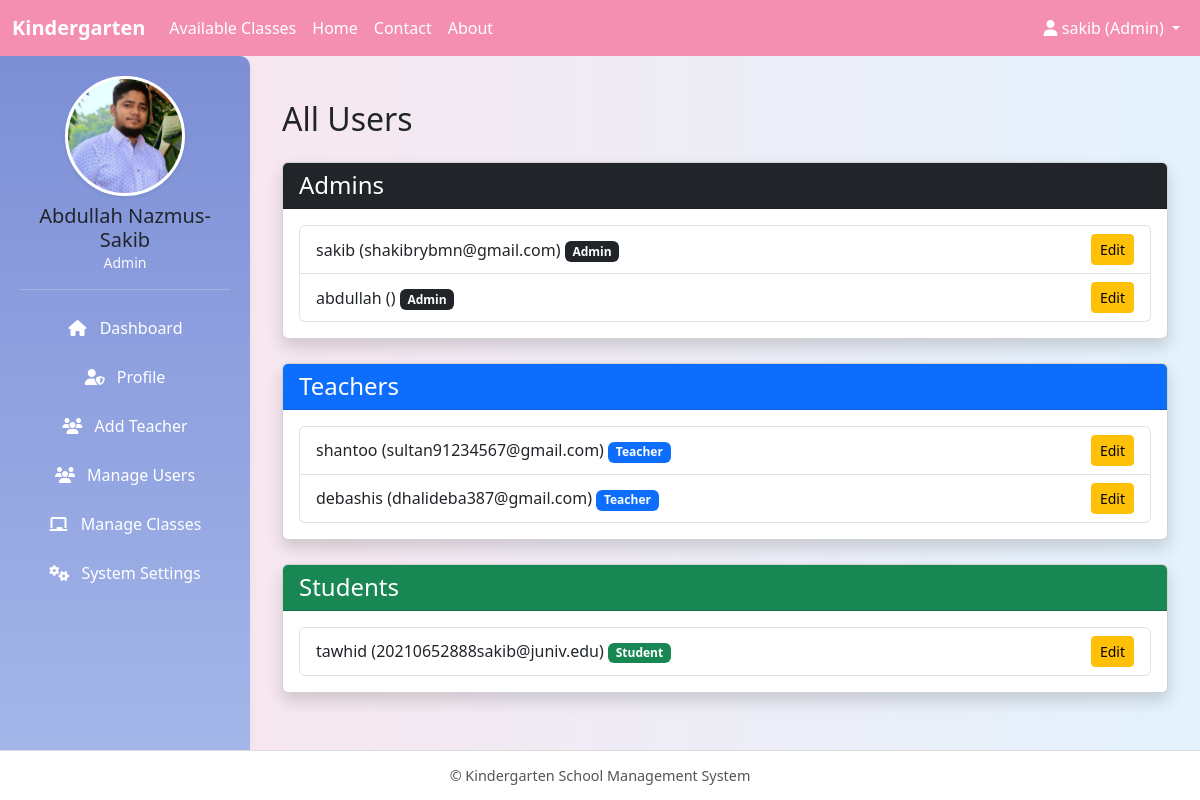
Page /manage_users_by_admin/ (signed in) on the earlier database version.
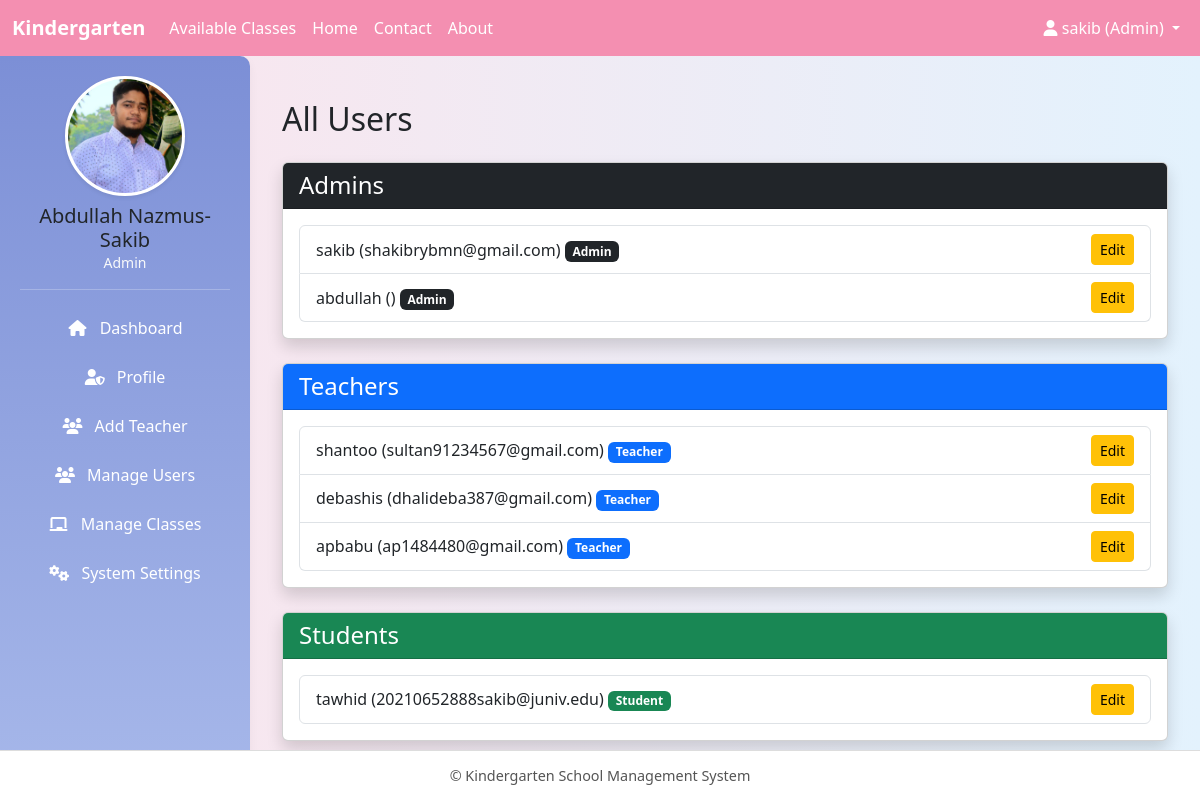
Same page on the later database version.
### core/models.py (models this page shows, shortened)
class User(AbstractUser):
    ROLE_CHOICES = (
        ("admin", "Admin"),
        ("teacher", "Teacher"),
        ("student", "Student"),
    )
    role = models.CharField(max_length=10, choices=ROLE_CHOICES)

class AdminProfile(models.Model):
    user = models.OneToOneField(User, on_delete=models.CASCADE, related_name='admin_profile')
    full_name = models.CharField(max_length=128, blank=True)
    designation = models.CharField(max_length=64, blank=True)
    office_email = models.EmailField(blank=True)
    date_of_birth = models.DateField(null=True, blank=True)
    joining_date = models.DateField(null=True, blank=True)
    national_id = models.CharField(max_length=32, blank=True)
    address = models.TextField(blank=True)
    phone = models.CharField(max_length=24, blank=True)
    emergency_contact = models.CharField(max_length=24, blank=True)
    photo = models.ImageField(upload_to='admin_photos/', blank=True, null=True)
    bio = models.TextField(blank=True)
    skills = models.TextField(blank=True)
    experience = models.TextField(blank=True)
    education = models.TextField(blank=True)
    languages = models.TextField(blank=True)
    hobbies = models.TextField(blank=True)
    social_media = models.TextField(blank=True)
    achievements = models.TextField(blank=True)
    certifications = models.TextField(blank=True)
    interests = models.TextField(blank=True)
    notes = models.TextField(blank=True)
    is_active = models.BooleanField(default=True)
    created_at = models.DateTimeField(auto_now_add=True, null=True)
    last_updated = models.DateTimeField(auto_now=True)

### core/views.py (the view)
# urls.py: path("manage_users_by_admin/", views.manage_users_by_admin, name="manage_users_by_admin"),
@login_required
def manage_users_by_admin(request):
    if request.user.role != "admin":   # ✅ only admins allowed
        messages.error(request, "Permission denied.")
        return redirect("dashboard")
    admins = User.objects.filter(role="admin")
    teachers = User.objects.filter(role="teacher")
    students = User.objects.filter(role="student")
    return render(request, "admin/manage_users.html", {
        "admins": admins,
        "teachers": teachers,
        "students": students,
    })

### core/templates/admin/manage_users.html (shortened to what this page needs)
{% extends "base.html" %}
{% block content %}
<div class="container mt-4">
    <h2 class="mb-4">All Users</h2>
    <div class="card mb-4 shadow">
        <div class="card-header bg-dark text-white">
            <h4 class="mb-0">Admins</h4>
        </div>
        <div class="card-body">
            {% if admins %}
                <ul class="list-group">
                    {% for user in admins %}
                        <li class="list-group-item d-flex justify-content-between align-items-center">
                            <div>
                                {{ user.username }} ({{ user.email }})
                                <span class="badge bg-dark">Admin</span>
                            </div>
                            <a href="{% url 'edit_user_by_admin' user.id %}" class="btn btn-sm btn-warning">Edit</a>
                        </li>
                    {% endfor %}
                </ul>
            {% else %}
                <p class="text-muted">No admins found.</p>
            {% endif %}
        </div>
    </div>
    <div class="card mb-4 shadow">
        <div class="card-header bg-primary text-white">
            <h4 class="mb-0">Teachers</h4>
        </div>
        <div class="card-body">
            {% if teachers %}
                <ul class="list-group">
                    {% for user in teachers %}
                        <li class="list-group-item d-flex justify-content-between align-items-center">
                            <div>
                                {{ user.username }} ({{ user.email }})
                                <span class="badge bg-primary">Teacher</span>
                            </div>
                            <a href="{% url 'edit_user_by_admin' user.id %}" class="btn btn-sm btn-warning">Edit</a>
                        </li>
                    {% endfor %}
                </ul>
            {% else %}
                <p class="text-muted">No teachers found.</p>
            {% endif %}
        </div>
    </div>
    <div class="card shadow">
        <div class="card-header bg-success text-white">
            <h4 class="mb-0">Students</h4>
        </div>
        <div class="card-body">
            {% if students %}
                <ul class="list-group">
                    {% for user in students %}
                        <li class="list-group-item d-flex justify-content-between align-items-center">
                            <div>
                                {{ user.username }} ({{ user.email }})
                                <span class="badge bg-success">Student</span>
                            </div>
                            <a href="{% url 'edit_user_by_admin' user.id %}" class="btn btn-sm btn-warning">Edit</a>
                        </li>
                    {% endfor %}
                </ul>
            {% else %}
                <p class="text-muted">No students found.</p>
            {% endif %}
        </div>
    </div>
</div>
{% endblock %}

### core/templates/base.html (shortened to what this page needs)
<!DOCTYPE html>
<html lang="en">
<head>
  <link href="https://cdn.jsdelivr.net/npm/bootstrap@5.3.0/dist/css/bootstrap.min.css" rel="stylesheet"/>
  <link rel="stylesheet" href="https://cdnjs.cloudflare.com/ajax/libs/font-awesome/6.4.0/css/all.min.css"/>
</head>
<body>
  <nav class="navbar navbar-expand-sm">
    <div class="container-fluid">
      <a class="navbar-brand" href="#">Kindergarten</a>
      <div class="collapse navbar-collapse" id="navbarContent">
        <ul class="navbar-nav me-auto">
          <li class="nav-item"><a class="nav-link" href="{% url 'available_classes' %}">Available Classes</a></li>
          <li class="nav-item"><a class="nav-link" href="{% url 'homepage' %}">Home</a></li>
          <li class="nav-item"><a class="nav-link" href="{% url 'contact' %}">Contact</a></li>
          <li class="nav-item"><a class="nav-link" href="{% url 'about' %}">About</a></li>
        </ul>
        <ul class="navbar-nav">
          <li class="nav-item dropdown">
            <a class="nav-link dropdown-toggle" href="#" id="userDropdown" role="button" data-bs-toggle="dropdown">
              <i class="fas fa-user"></i>
              {% if request.user.is_authenticated %}
                {{ request.user.username }} ({{ request.user.role|title }})
              {% else %}
                Account
              {% endif %}
            </a>
          </li>
        </ul>
      </div>
    </div>
  </nav>
  {% if request.user.is_authenticated %}
  <div class="sidebar text-center">
    {% if request.user.role == "student" %}
      {% if request.user.student_profile.photo %}
        <img src="{{ request.user.student_profile.photo.url }}" alt="Profile Picture" class="profile_pic shadow-sm" />
      {% else %}
        <img src="https://via.placeholder.com/120" alt="Profile Picture" class="profile_pic shadow-sm" />
      {% endif %}
    {% elif request.user.role == "teacher" %}
      {% if request.user.teacher_profile.photo %}
        <img src="{{ request.user.teacher_profile.photo.url }}" alt="Profile Picture" class="profile_pic shadow-sm" />
      {% else %}
        <img src="https://via.placeholder.com/120" alt="Profile Picture" class="profile_pic shadow-sm" />
      {% endif %}
    {% elif request.user.role == "admin" %}
      {% if request.user.admin_profile.photo %}
        <img src="{{ request.user.admin_profile.photo.url }}" alt="Profile Picture" class="profile_pic shadow-sm" />
      {% else %}
        <img src="https://via.placeholder.com/120" alt="Profile Picture" class="profile_pic shadow-sm" />
      {% endif %}
    {% endif %}
    <h5 class="mt-2 mb-0">{{ request.user.get_full_name|default:request.user.username }}</h5>
    <p class="text-light small mb-3">{{ request.user.role|title }}</p>
    <hr class="border-light">
    {% if request.user.role == "student" %}
      <a href="{% url 'dashboard' %}"><i class="fas fa-home me-2"></i> Dashboard</a>
      <a href="{% url 'student_profile' %}"><i class="fas fa-user me-2"></i> Profile</a>
      <a href="#"><i class="fas fa-tasks me-2"></i> My Tasks</a>
      <a href="#"><i class="fas fa-calendar-check me-2"></i> Attendance</a>
      <a href="#"><i class="fas fa-file-alt me-2"></i> Reports</a>
      <a href="#"><i class="fas fa-cog me-2"></i> Settings</a>
    {% elif request.user.role == "admin" %}
      <a href="{% url 'dashboard' %}"><i class="fas fa-home me-2"></i> Dashboard</a>
      <a href="{% url 'admin_profile' %}"><i class="fas fa-user-shield me-2"></i> Profile</a>
      <a href="{% url 'add_teacher_by_admin' %}"><i class="fas fa-users me-2"></i> Add Teacher</a>
      <a href="{% url 'manage_users_by_admin' %}"><i class="fas fa-users me-2"></i> Manage Users</a>
      <a href="{% url 'manage_classes_by_admin' %}"><i class="fas fa-chalkboard me-2"></i> Manage Classes</a>
      <a href="#"><i class="fas fa-cogs me-2"></i> System Settings</a>
    {% endif %}
      </div>
  {% endif %}
  <div class="{% if request.user.is_authenticated %}main-content{% else %}main-content full-width{% endif %}">
    {% block content %}{% endblock %}
  </div>
  <footer>
    &copy; {{ now|date:"Y" }} Kindergarten School Management System
  </footer>
</body>
</html>

Differences in the rows shown:
added User: username "apbabu", email "ap1484480@gmail.com", shown under "Teachers"
